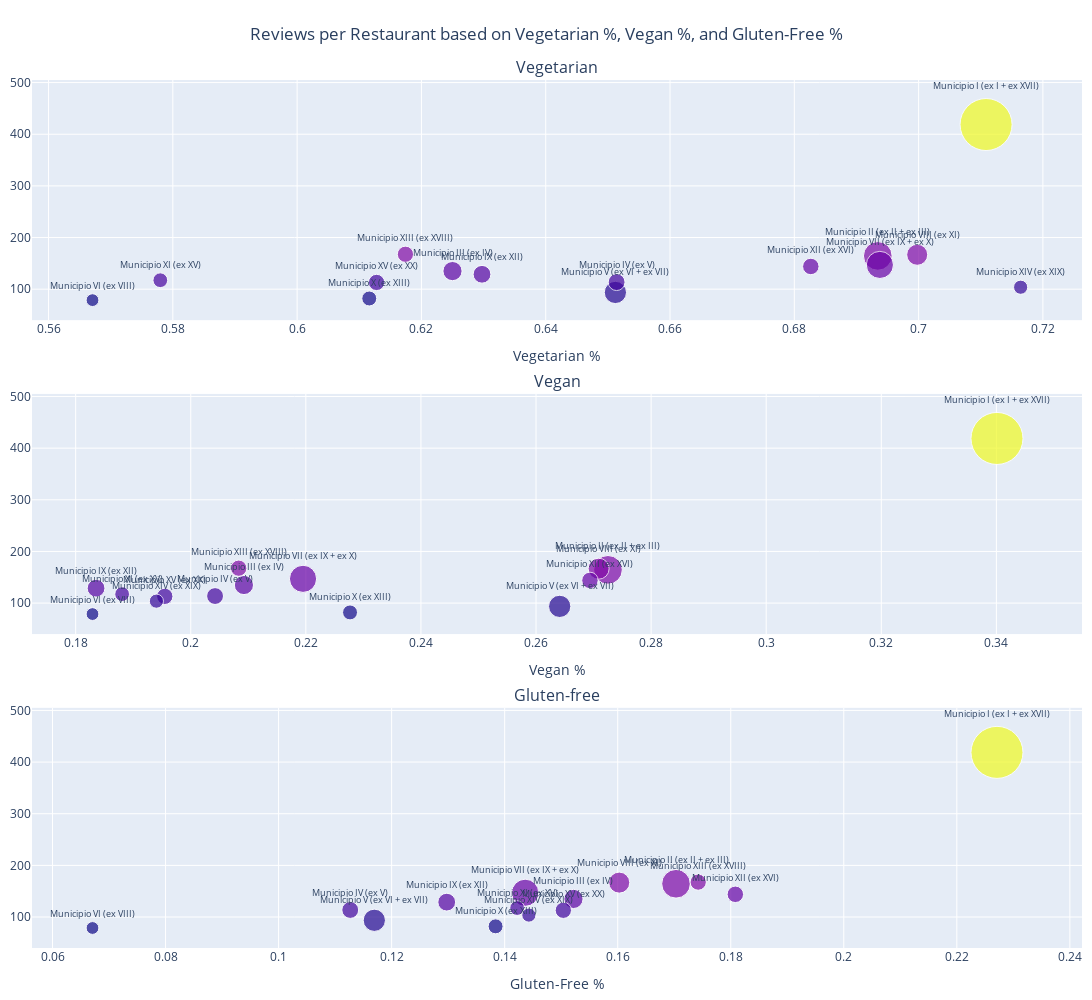

Here is the notebook cell this chart was saved with:
### Code cell
values = pd.unique(df.diets.str.rsplit(", ", expand=True).stack()).tolist()
for value in values:
    df[value] = df.apply(lambda row: pd.notnull(row['diets']) and value in row['diets'].split(', '), axis=1)
df.columns = [c.replace(' ', '_') for c in df.columns]
df.rename({
    'Per_vegetariani':'vegetarian_friendly',
    'Opzioni_vegane':'vegan_options',
    'Opzioni_senza_glutine':'gluten_free',
    }, axis = "columns", inplace=True)
# aggregating the data to find insights from the TripAdvisor dataset
agg_countries_df = df.groupby('nome').agg(
    total_restaurants=pd.NamedAgg(column='url', aggfunc=np.size),
    mean_rating=pd.NamedAgg(column='rating', aggfunc=np.mean),
    total_reviews=pd.NamedAgg(column='total_reviews', aggfunc=np.sum),
    mean_reviews_n=pd.NamedAgg(column='total_reviews', aggfunc=np.mean),
    median_reviews_n=pd.NamedAgg(column='total_reviews', aggfunc=np.median),
    mean_price=pd.NamedAgg(column='price', aggfunc=np.mean),
    median_price=pd.NamedAgg(column='price', aggfunc=np.median)
).reset_index(level=0).sort_values(by='total_restaurants', ascending=False)
for col in agg_countries_df.columns[1:]:
    agg_countries_df[col] = round(agg_countries_df[col], 3)

# percentage of restaurants with vegetarian, vegan, and gluten-free options
food_options_perc_df = df.groupby('nome').apply(lambda x: pd.Series(dict(
    restaurants_count=(x['url']).count(),
    vegetarian_count=(x['vegetarian_friendly'] == True).sum(),
    vegan_count=(x['vegan_options'] == True).sum(),
    gluten_free_count=(x['gluten_free'] == True).sum())))
for col in ['vegetarian', 'vegan', 'gluten_free']:
    food_options_perc_df[col + '_perc'] = food_options_perc_df[col + '_count'] / food_options_perc_df['restaurants_count']
food_options_perc_df = food_options_perc_df[['vegetarian_perc', 'vegan_perc', 'gluten_free_perc']].reset_index()

# adding the percentage fields to the 'agg_country_codes_df' df
food_options_perc_df = pd.merge(agg_countries_df, food_options_perc_df, how='inner', on='nome')
food_options_perc_df.rename(columns={'nome': 'municipio'}, inplace=True)
food_options_perc_df['reviews_per_restaurant'] = food_options_perc_df['total_reviews'] / food_options_perc_df['total_restaurants']

# displaying in a bubble plot the food option percentages and comparing the reviews per restaurants
fig = make_subplots(rows=3, cols=1, subplot_titles=('Vegetarian', 'Vegan', 'Gluten-free'), vertical_spacing = 0.085,
                                    specs=[[{'type': 'scatter'}], [{'type': 'scatter'}], [{'type': 'scatter'}]])
fig.add_trace(go.Scatter(x=food_options_perc_df['vegetarian_perc'], y=food_options_perc_df['reviews_per_restaurant'],
                         marker=dict(size=np.sqrt(food_options_perc_df['total_restaurants']),
                                     color=food_options_perc_df['reviews_per_restaurant']), mode='markers+text', showlegend=False,
                         text=food_options_perc_df['municipio'], textposition='top center', textfont=dict(size=9),
                         hoverlabel=dict(namelength=0), # removes the trace number off to the side of the tooltip box
                         hovertemplate='%{text}:<br>%{x:.2f} vegetarian %<br>%{y:.1f} reviews p/restaurant'), row=1, col=1)
fig.add_trace(go.Scatter(x=food_options_perc_df['vegan_perc'], y=food_options_perc_df['reviews_per_restaurant'],
                         marker=dict(size=np.sqrt(food_options_perc_df['total_restaurants']),
                                     color=food_options_perc_df['reviews_per_restaurant']), mode='markers+text', showlegend=False,
                         text=food_options_perc_df['municipio'], textposition='top center', textfont=dict(size=9),
                         hoverlabel=dict(namelength=0), # removes the trace number off to the side of the tooltip box
                         hovertemplate='%{text}:<br>%{x:.2f} vegan %<br>%{y:.1f} reviews p/restaurant'), row=2, col=1)
fig.add_trace(go.Scatter(x=food_options_perc_df['gluten_free_perc'], y=food_options_perc_df['reviews_per_restaurant'],
                         marker=dict(size=np.sqrt(food_options_perc_df['total_restaurants']),
                                     color=food_options_perc_df['reviews_per_restaurant']), mode='markers+text', showlegend=False,
                         text=food_options_perc_df['municipio'], textposition='top center', textfont=dict(size=9),
                         hoverlabel=dict(namelength=0), # removes the trace number off to the side of the tooltip box
                         hovertemplate='%{text}:<br>%{x:.2f} gluten-free %<br>%{y:.1f} reviews p/restaurant'), row=3, col=1)
fig.update_layout(title='Reviews per Restaurant based on Vegetarian %, Vegan %, and Gluten-Free %', title_x=0.5,
                  width=1900, height=1000, margin=dict(l=10, r=10, t=80, b=10))
fig['layout']['xaxis']['title'] = 'Vegetarian %'
fig['layout']['xaxis2']['title'] = 'Vegan %'
fig['layout']['xaxis3']['title'] = 'Gluten-Free %'
fig.show()
fig.write_html("diet_types.html")

### Figure 1 — Plotly figure (JSON) as saved in the notebook; plotly's stock layout.template omitted (floating-point values rounded to 4 significant figures)
{"data": [{"hoverlabel": {"namelength": 0}, "hovertemplate": "%{text}:<br>%{x:.2f} vegetarian %<br>%{y:.1f} reviews p/restaurant", "marker": {"color": [418.8, 164.4, 147.0, 93.68, 166.6, 135.0, 128.8, 113.6, 144.0, 113.0, 167.6, 81.97, 117.3, 103.8, 78.79], "size": [52.04, 28.67, 27.17, 22.27, 21.05, 19.18, 17.78, 16.85, 16.46, 16.31, 16.25, 14.97, 14.76, 14.18, 12.81]}, "mode": "markers+text", "showlegend": false, "text": ["Municipio I (ex I + ex XVII)", "Municipio II (ex II + ex III)", "Municipio VII (ex IX + ex X)", "Municipio V (ex VI + ex VII)", "Municipio VIII (ex XI)", "Municipio III (ex IV)", "Municipio IX (ex XII)", "Municipio IV (ex V)", "Municipio XII (ex XVI)", "Municipio XV (ex XX)", "Municipio XIII (ex XVIII)", "Municipio X (ex XIII)", "Municipio XI (ex XV)", "Municipio XIV (ex XIX)", "Municipio VI (ex VIII)"], "textfont": {"size": 9}, "textposition": "top center", "type": "scatter", "x": [0.7109, 0.6934, 0.6938, 0.6512, 0.6998, 0.625, 0.6297, 0.6514, 0.6827, 0.6128, 0.6174, 0.6116, 0.578, 0.7164, 0.5671], "xaxis": "x", "y": [418.8, 164.4, 147.0, 93.68, 166.6, 135.0, 128.8, 113.6, 144.0, 113.0, 167.6, 81.97, 117.3, 103.8, 78.79], "yaxis": "y"}, {"hoverlabel": {"namelength": 0}, "hovertemplate": "%{text}:<br>%{x:.2f} vegan %<br>%{y:.1f} reviews p/restaurant", "marker": {"color": [418.8, 164.4, 147.0, 93.68, 166.6, 135.0, 128.8, 113.6, 144.0, 113.0, 167.6, 81.97, 117.3, 103.8, 78.79], "size": [52.04, 28.67, 27.17, 22.27, 21.05, 19.18, 17.78, 16.85, 16.46, 16.31, 16.25, 14.97, 14.76, 14.18, 12.81]}, "mode": "markers+text", "showlegend": false, "text": ["Municipio I (ex I + ex XVII)", "Municipio II (ex II + ex III)", "Municipio VII (ex IX + ex X)", "Municipio V (ex VI + ex VII)", "Municipio VIII (ex XI)", "Municipio III (ex IV)", "Municipio IX (ex XII)", "Municipio IV (ex V)", "Municipio XII (ex XVI)", "Municipio XV (ex XX)", "Municipio XIII (ex XVIII)", "Municipio X (ex XIII)", "Municipio XI (ex XV)", "Municipio XIV (ex XIX)", "Municipio VI (ex VIII)"], "textfont": {"size": 9}, "textposition": "top center", "type": "scatter", "x": [0.3401, 0.2725, 0.2195, 0.2641, 0.2709, 0.2092, 0.1835, 0.2042, 0.2694, 0.1955, 0.2083, 0.2277, 0.1881, 0.194, 0.1829], "xaxis": "x2", "y": [418.8, 164.4, 147.0, 93.68, 166.6, 135.0, 128.8, 113.6, 144.0, 113.0, 167.6, 81.97, 117.3, 103.8, 78.79], "yaxis": "y2"}, {"hoverlabel": {"namelength": 0}, "hovertemplate": "%{text}:<br>%{x:.2f} gluten-free %<br>%{y:.1f} reviews p/restaurant", "marker": {"color": [418.8, 164.4, 147.0, 93.68, 166.6, 135.0, 128.8, 113.6, 144.0, 113.0, 167.6, 81.97, 117.3, 103.8, 78.79], "size": [52.04, 28.67, 27.17, 22.27, 21.05, 19.18, 17.78, 16.85, 16.46, 16.31, 16.25, 14.97, 14.76, 14.18, 12.81]}, "mode": "markers+text", "showlegend": false, "text": ["Municipio I (ex I + ex XVII)", "Municipio II (ex II + ex III)", "Municipio VII (ex IX + ex X)", "Municipio V (ex VI + ex VII)", "Municipio VIII (ex XI)", "Municipio III (ex IV)", "Municipio IX (ex XII)", "Municipio IV (ex V)", "Municipio XII (ex XVI)", "Municipio XV (ex XX)", "Municipio XIII (ex XVIII)", "Municipio X (ex XIII)", "Municipio XI (ex XV)", "Municipio XIV (ex XIX)", "Municipio VI (ex VIII)"], "textfont": {"size": 9}, "textposition": "top center", "type": "scatter", "x": [0.2271, 0.1703, 0.1436, 0.1169, 0.1603, 0.1522, 0.1297, 0.1127, 0.1808, 0.1504, 0.1742, 0.1384, 0.1422, 0.1443, 0.06707], "xaxis": "x3", "y": [418.8, 164.4, 147.0, 93.68, 166.6, 135.0, 128.8, 113.6, 144.0, 113.0, 167.6, 81.97, 117.3, 103.8, 78.79], "yaxis": "y3"}], "layout": {"annotations": [{"font": {"size": 16}, "showarrow": false, "text": "Vegetarian", "x": 0.5, "xanchor": "center", "xref": "paper", "y": 1, "yanchor": "bottom", "yref": "paper"}, {"font": {"size": 16}, "showarrow": false, "text": "Vegan", "x": 0.5, "xanchor": "center", "xref": "paper", "y": 0.6383, "yanchor": "bottom", "yref": "paper"}, {"font": {"size": 16}, "showarrow": false, "text": "Gluten-free", "x": 0.5, "xanchor": "center", "xref": "paper", "y": 0.2767, "yanchor": "bottom", "yref": "paper"}], "height": 1000, "margin": {"b": 10, "l": 10, "r": 10, "t": 80}, "title": {"text": "Reviews per Restaurant based on Vegetarian %, Vegan %, and Gluten-Free %", "x": 0.5}, "width": 1900, "xaxis": {"anchor": "y", "domain": [0, 1], "title": {"text": "Vegetarian %"}}, "xaxis2": {"anchor": "y2", "domain": [0, 1], "title": {"text": "Vegan %"}}, "xaxis3": {"anchor": "y3", "domain": [0, 1], "title": {"text": "Gluten-Free %"}}, "yaxis": {"anchor": "x", "domain": [0.7233, 1]}, "yaxis2": {"anchor": "x2", "domain": [0.3617, 0.6383]}, "yaxis3": {"anchor": "x3", "domain": [0, 0.2767]}}}
